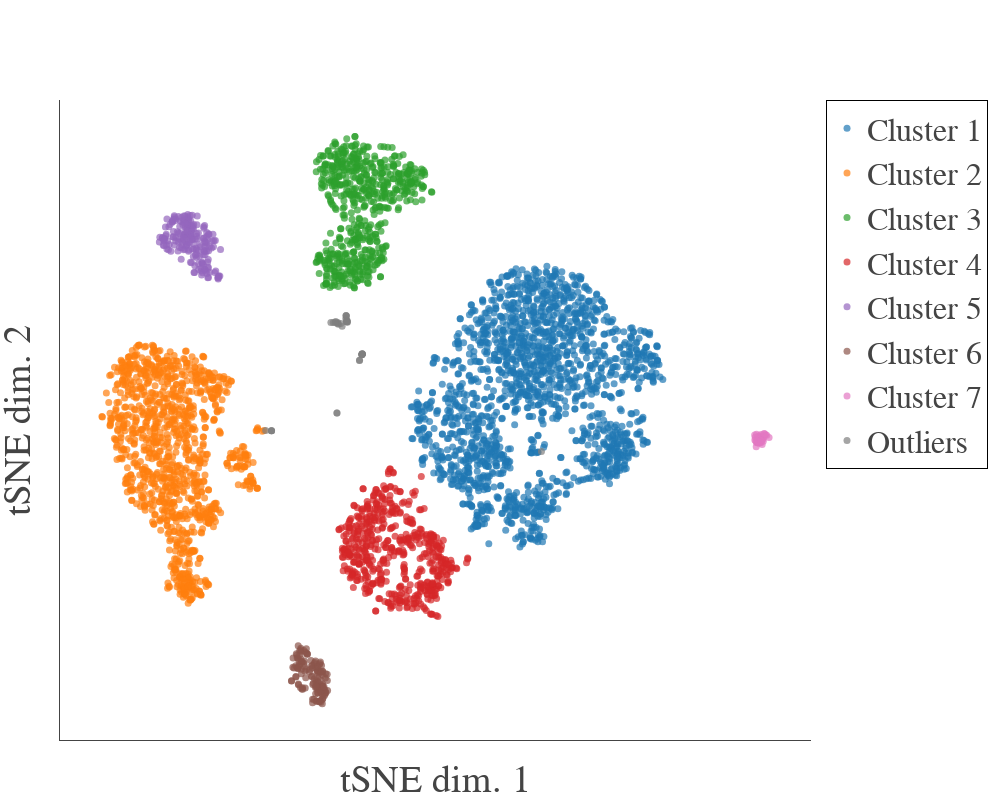

Notebook cell for this chart:
### Markdown cell above
### Plot clustering results (using plotly)

### Code cell
data = []

for cl in cluster_labels:
    sel = (cell_labels == cl)
    sel_tsne_scores = tsne_scores.loc[:, sel]
    trace = go.Scatter(
        x=sel_tsne_scores.iloc[0],
        y=sel_tsne_scores.iloc[1],
        mode='markers',
        marker=dict(size=7, opacity=0.7),
        name=cl,
    )

    data.append(trace)

layout = go.Layout(
    width=1000,
    height=800,
    font=dict(size=32, family='serif'),
    xaxis=dict(title='tSNE dim. 1', zeroline=False, showline=True, tickvals=[], showgrid=False),
    yaxis=dict(title='tSNE dim. 2', zeroline=False, showline=True, tickvals=[], showgrid=False),
    margin=dict(l=60, b=60),
    legend=dict(borderwidth=1, bordercolor='black'),
)

fig = go.Figure(data=data, layout=layout)
iplot(fig)

### Figure 1 — Plotly figure (JSON) as saved in the notebook; plotly's stock layout.template omitted (floating-point values rounded to 4 significant figures; data arrays with more than 128 entries replaced by an {"elided": "..."} marker saying what was removed)
{"data": [{"marker": {"opacity": 0.7, "size": 7}, "mode": "markers", "name": "Cluster 1", "type": "scatter", "uid": "a0a3aa96-8103-41d4-8b2c-2815356eb412", "x": {"elided": "1767 float values"}, "y": {"elided": "1767 float values"}}, {"marker": {"opacity": 0.7, "size": 7}, "mode": "markers", "name": "Cluster 2", "type": "scatter", "uid": "286ea5f3-8e7c-4c35-9c19-21aa3616b48e", "x": {"elided": "1054 float values"}, "y": {"elided": "1054 float values"}}, {"marker": {"opacity": 0.7, "size": 7}, "mode": "markers", "name": "Cluster 3", "type": "scatter", "uid": "55d8773c-e8fa-4060-b4de-fb0c550426f7", "x": {"elided": "593 float values"}, "y": {"elided": "593 float values"}}, {"marker": {"opacity": 0.7, "size": 7}, "mode": "markers", "name": "Cluster 4", "type": "scatter", "uid": "47586511-455d-4476-a8c2-50c342623f54", "x": {"elided": "536 float values"}, "y": {"elided": "536 float values"}}, {"marker": {"opacity": 0.7, "size": 7}, "mode": "markers", "name": "Cluster 5", "type": "scatter", "uid": "8a594641-de9b-4c8d-8e8e-12e3a939798d", "x": {"elided": "189 float values"}, "y": {"elided": "189 float values"}}, {"marker": {"opacity": 0.7, "size": 7}, "mode": "markers", "name": "Cluster 6", "type": "scatter", "uid": "792f962a-1e29-418a-a014-e2762eaee6df", "x": [-20.62, -19.07, -19.03, -14.7, -20.86, -18.34, -15.15, -15.9, -19.09, -14.39, -15.89, -19.55, -15.11, -18.04, -18.24, -17.66, -19.44, -15.84, -14.84, -15.43, -14.36, -15.1, -15.4, -13.74, -18.45, -16.54, -19.69, -16.09, -18.26, -15.49, -14.39, -19.64, -19.72, -18.16, -14.95, -14.32, -14.57, -13.89, -18.83, -16.57, -19.12, -15.75, -16.59, -13.63, -16.91, -16.8, -17.71, -19.4, -20.1, -15.69, -15.44, -19.78, -20.81, -19.66, -18.74, -19.12, -14.56, -15.57, -14.46, -14.31, -17.87, -15.03, -14.43, -18.05, -13.33, -14.06, -14.6, -15.6, -15.64, -15.69, -15.85, -17.24, -14.68, -15.24, -16.16, -20.19, -21.14, -14.36, -16.49, -18.44, -14.0, -16.18, -14.31, -15.34, -15.45, -18.89, -17.09, -14.15, -19.75, -19.97, -18.73, -19.93, -15.03, -14.4, -14.77, -14.64, -19.37, -13.36, -18.89, -14.91, -17.8, -13.76, -19.0, -16.81, -13.84, -13.71, -20.21, -19.12, -14.87, -13.27, -16.39, -14.77, -14.41, -14.06, -15.96, -19.51, -17.91, -20.2, -19.22, -15.45, -15.81, -15.4, -21.16, -14.75, -19.93, -16.56, -16.69, -16.28], "y": [-65.25, -61.15, -65.54, -73.19, -65.08, -63.51, -66.19, -63.48, -63.72, -71.04, -71.64, -63.39, -73.59, -61.39, -65.98, -61.84, -64.42, -65.26, -63.77, -69.62, -69.19, -64.42, -71.46, -71.32, -60.87, -65.23, -59.72, -63.87, -64.96, -65.99, -72.95, -69.37, -62.83, -70.18, -70.67, -72.82, -71.57, -71.8, -63.7, -72.99, -60.34, -73.39, -64.59, -71.37, -63.36, -67.35, -61.74, -61.03, -61.68, -73.49, -68.62, -65.38, -62.77, -69.22, -70.11, -62.94, -69.44, -66.37, -69.94, -69.75, -65.62, -70.09, -74.06, -67.67, -68.35, -70.43, -64.59, -70.45, -69.93, -68.35, -68.8, -66.24, -69.69, -66.65, -67.92, -67.45, -68.41, -66.05, -69.32, -64.15, -72.12, -64.21, -67.01, -67.77, -65.75, -63.79, -65.63, -70.36, -65.28, -62.0, -70.5, -62.7, -73.46, -71.73, -68.13, -66.28, -62.0, -66.8, -70.43, -64.09, -61.8, -67.74, -66.65, -64.75, -70.75, -66.64, -64.67, -60.71, -71.0, -70.81, -69.04, -66.23, -66.06, -69.88, -70.03, -64.9, -60.48, -67.35, -70.07, -64.93, -69.71, -71.38, -68.46, -73.75, -65.05, -73.84, -67.28, -72.95]}, {"marker": {"opacity": 0.7, "size": 7}, "mode": "markers", "name": "Cluster 7", "type": "scatter", "uid": "f2ead9c8-8d61-4561-9524-5fa65c9ae128", "x": [80.89, 81.46, 80.56, 80.89, 80.81, 81.38, 80.98, 81.21, 81.19, 81.88, 81.95, 81.93, 83.2, 80.39, 81.56, 80.74, 81.19, 80.45, 80.66, 81.01, 80.45, 80.87, 82.41, 80.61, 81.68, 81.44, 80.09, 81.24, 80.05, 80.33, 82.11, 80.19, 82.7, 81.52, 82.28, 80.66, 81.4], "y": [-7.956, -8.514, -8.302, -8.556, -8.721, -7.84, -9.548, -8.179, -8.974, -8.507, -8.244, -9.07, -8.159, -10.44, -8.719, -9.363, -8.184, -7.329, -9.463, -7.724, -9.404, -8.672, -7.535, -8.222, -9.902, -7.389, -8.738, -9.311, -7.519, -9.098, -7.178, -8.085, -7.61, -8.796, -7.257, -9.032, -9.45]}, {"marker": {"opacity": 0.7, "size": 7}, "mode": "markers", "name": "Outliers", "type": "scatter", "uid": "86b15224-350b-4c39-88db-5f30a75ca5d9", "x": [-8.94, -8.989, -11.07, -9.154, -5.676, -9.156, -5.708, -11.5, 33.46, -11.23, -10.39, -9.24, -9.104, -11.11, -12.55, -9.288, -5.721, -5.737, -10.9, -26.8, -5.761, -12.03, -25.52, -8.97, -10.1, -11.23, -9.087, -6.286, -11.62, -25.54, -5.713, -9.233, -5.751, -6.302, -5.81, -25.51], "y": [20.38, 20.55, 20.38, 21.93, 12.62, 20.59, 12.53, 20.57, -11.58, -2.063, 20.13, 22.11, 20.84, 20.09, 20.34, 21.3, 12.5, 12.46, 19.92, -6.396, 12.4, 20.36, -6.469, 20.81, 19.39, -2.062, 20.51, 11.02, 20.37, -6.469, 12.52, 22.0, 12.42, 10.96, 12.35, -6.469]}], "layout": {"font": {"family": "serif", "size": 32}, "height": 800, "legend": {"bordercolor": "black", "borderwidth": 1}, "margin": {"b": 60, "l": 60}, "width": 1000, "xaxis": {"showgrid": false, "showline": true, "tickvals": [], "title": "tSNE dim. 1", "zeroline": false}, "yaxis": {"showgrid": false, "showline": true, "tickvals": [], "title": "tSNE dim. 2", "zeroline": false}}}
